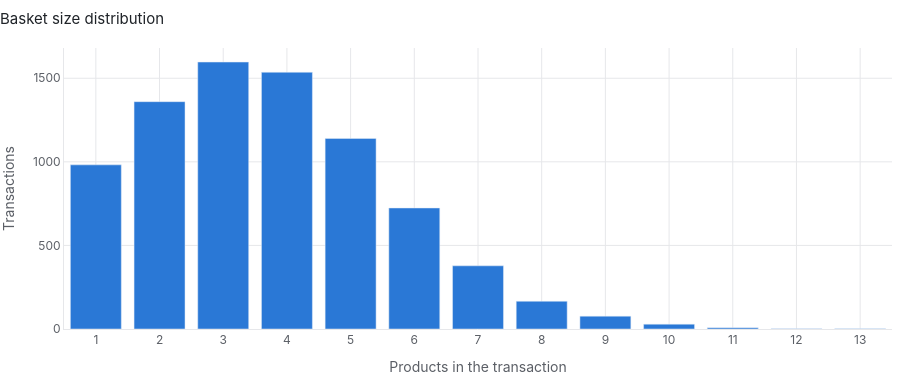

Notebook code cell kept with this figure:
### Code cell
plots.basket_size_chart(data)

### Figure 1 — Plotly figure (JSON) as saved in the notebook; plotly's stock layout.template omitted (floating-point values rounded to 4 significant figures)
{"data": [{"hovertemplate": "%{x} products: %{y:,} transactions<extra></extra>", "marker": {"color": "#2a78d6"}, "type": "bar", "x": [1, 2, 3, 4, 5, 6, 7, 8, 9, 10, 11, 12, 13], "y": [982, 1360, 1597, 1536, 1140, 724, 378, 166, 77, 29, 8, 2, 1]}], "layout": {"font": {"color": "#5b5f66", "family": "Inter, Segoe UI, system-ui, sans-serif", "size": 12}, "height": 380, "hoverlabel": {"bgcolor": "white", "font": {"color": "#1f2328", "size": 12}}, "legend": {"orientation": "h", "title": {"text": ""}, "x": 1, "xanchor": "right", "y": 1.0, "yanchor": "bottom"}, "margin": {"b": 8, "l": 8, "r": 8, "t": 48}, "paper_bgcolor": "rgba(0,0,0,0)", "plot_bgcolor": "rgba(0,0,0,0)", "title": {"font": {"color": "#1f2328", "size": 15}, "text": "Basket size distribution", "x": 0, "xanchor": "left"}, "xaxis": {"dtick": 1, "gridcolor": "#e6e7ea", "linecolor": "#e6e7ea", "title": {"text": "Products in the transaction"}, "zeroline": false}, "yaxis": {"gridcolor": "#e6e7ea", "linecolor": "#e6e7ea", "title": {"text": "Transactions"}, "zeroline": false}}}
